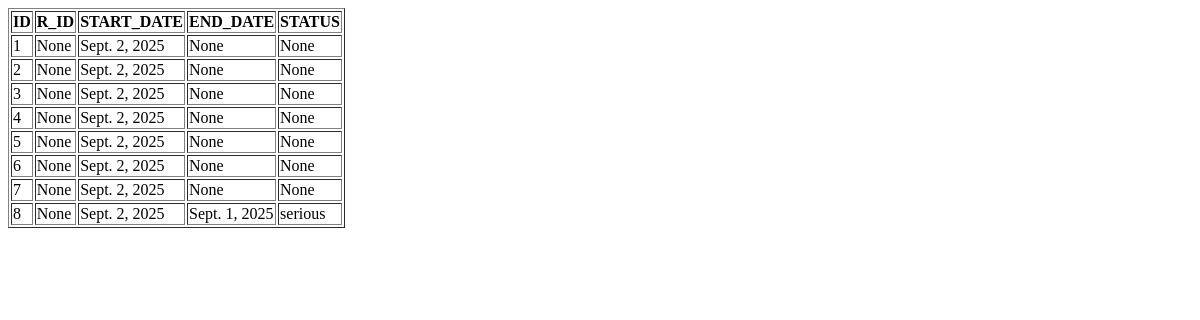
Page /viewassignAdmin on the earlier database version.
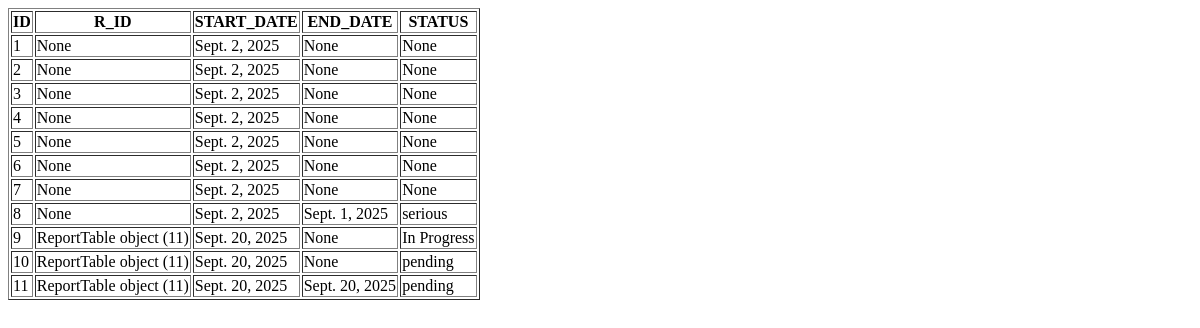
Same page on the later database version.
### roadapp/models.py (models this page shows)
class AssignWorkTable(models.Model):
    REPORT_ID=models.ForeignKey(ReportTable,on_delete=models.CASCADE,null=True,blank=True,related_name='assignments')
    Startdate=models.DateField(auto_now_add=True)
    Enddate=models.DateField(null=True,blank=True)
    Status=models.CharField(max_length=20,null=True,blank=True)

class ReportTable(models.Model):
    USER_ID=models.ForeignKey(UserTable,on_delete=models.CASCADE,null=True,blank=True)
    AUTHORITY_ID=models.ForeignKey(AuthorityTable,on_delete=models.CASCADE,null=True,blank=True)
    Message=models.CharField(max_length=200,null=True,blank=True)
    Time=models.DateTimeField(auto_now_add=True)
    Date=models.DateField(auto_now_add=True)
    Location=models.CharField(max_length=50,null=True,blank=True)
    Image=models.FileField(null=True,blank=True)
    Description=models.CharField(max_length=200,null=True,blank=True)
    Status=models.CharField(max_length=20,null=True,blank=True)

### roadapp/views.py (the view)
# urls.py: path('viewassignAdmin', viewassignAdmin.as_view(), name='viewassignAdmin'),
class viewassignAdmin(View):
    def get(self, request):
        obj = AssignWorkTable.objects.all()
        return render(request, "Administration/viewassignAdmin.html", {'val': obj})

### templates/Administration/viewassignAdmin.html (shortened to what this page needs)
<!DOCTYPE html>
<html lang="en">
<head>
</head>
<body>
    <table border="1">
        <tr>
            <th>ID</th>
            <th>R_ID</th>
            <th>START_DATE</th>
            <th>END_DATE</th>
            <th>STATUS</th>
        </tr>
        {% for i in val %}
        <tr>
            <td>{{ forloop.counter }}</td>
            <td>{{i.REPORT_ID}}</td>
            <td>{{i.Startdate}}</td>
            <td>{{i.Enddate}}</td>
            <td>{{i.Status}}</td>
        </tr>
        {% endfor %}
    </table>
</body>
</html>

Differences in the rows shown:
added AssignWorkTable: REPORT_ID "ReportTable object (11)", Startdate "Sept. 20, 2025", Enddate "None", Status "In Progress"
added AssignWorkTable: REPORT_ID "ReportTable object (11)", Startdate "Sept. 20, 2025", Enddate "None", Status "pending"
added AssignWorkTable: REPORT_ID "ReportTable object (11)", Startdate "Sept. 20, 2025", Enddate "Sept. 20, 2025", Status "pending"
